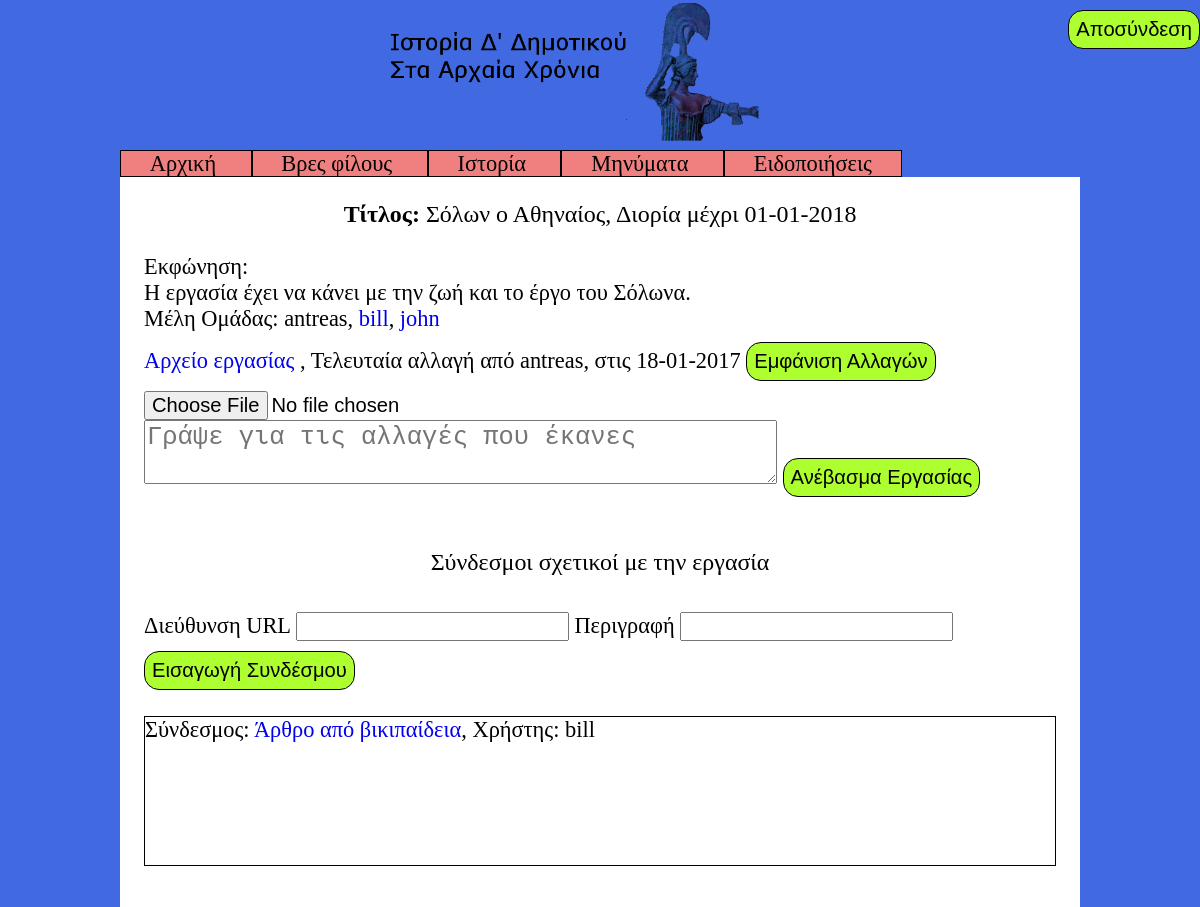
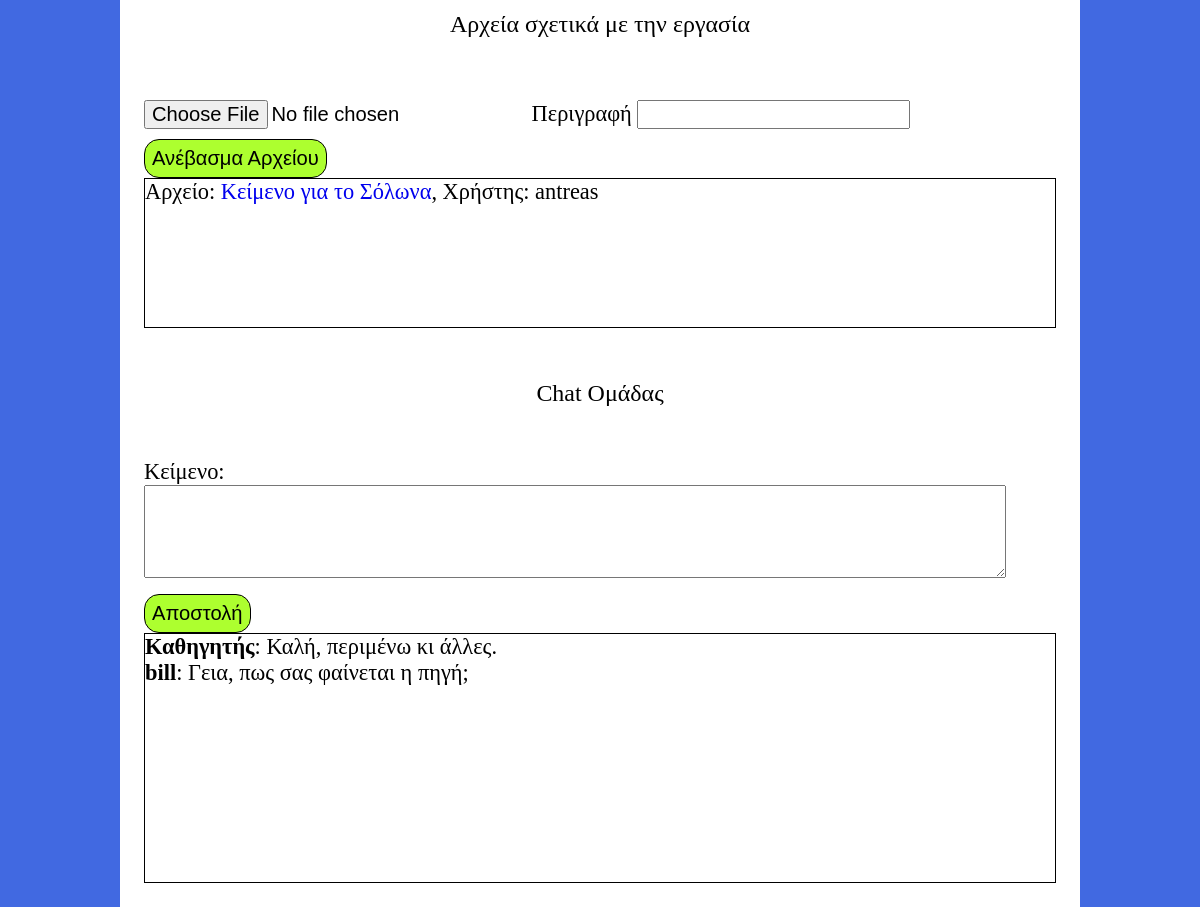
Screenshot of /code/learner/project.php?id=1 (signed in) with the database file from the repository (2 pictures, top to bottom).
### tables this page shows
CREATE TABLE `groups` (
  `project_id` int(4) NOT NULL,
  `user` varchar(20) NOT NULL
);

CREATE TABLE `project` (
  `id` int(4) NOT NULL,
  `title` varchar(50) NOT NULL,
  `description` text NOT NULL,
  `deadline` date NOT NULL,
  `document` tinyint(1) NOT NULL DEFAULT '0',
  `grade` int(1) DEFAULT NULL
);

CREATE TABLE `project_change` (
  `id` bigint(20) NOT NULL,
  `project_id` int(4) NOT NULL,
  `user` varchar(20) NOT NULL,
  `change_description` text NOT NULL,
  `date` date NOT NULL
);

CREATE TABLE `link` (
  `id` bigint(20) NOT NULL,
  `project_id` int(4) NOT NULL,
  `user` varchar(20) NOT NULL,
  `url` varchar(200) NOT NULL,
  `description` text NOT NULL
);

CREATE TABLE `source_file` (
  `id` bigint(20) NOT NULL,
  `project_id` int(4) NOT NULL,
  `user` varchar(20) NOT NULL,
  `path` varchar(150) NOT NULL,
  `description` text NOT NULL
);

CREATE TABLE `group_chat` (
  `id` bigint(20) NOT NULL,
  `project_id` int(4) NOT NULL,
  `user` varchar(20) NOT NULL,
  `text` text NOT NULL
);

### code/learner/project.php (the view, shortened to what this page needs)
<!DOCTYPE html>
<html>
<head>
	<link rel="stylesheet" type="text/css" href="lstyles.css" />
</head>
<body>
	<button class="logout" onclick="logout()"> Αποσύνδεση</button>
	<img src="../banner.png" alt="Ιστορία Δ' Δημοτικού Στα Αρχαία Χρόνια" class="banner">
	<div class="menu">
		<span class="menul"> <a href="lhome.php" class="link_to_page"> Αρχική </a> </span>
		<span class="menul"> <a href="find_friend.php" class="link_to_page"> Βρες φίλους </a> </span>
		<span class="menul"> <a href="history.php" class="link_to_page"> Ιστορία </a> </span>
		<span class="menul"> <a href="message.php" class="link_to_page"> Μηνύματα </a> </span>
		<span class="menul"> <a href="notification.php" class="link_to_page"> Ειδοποιήσεις </a> </span>
	</div>
	<div class="main">
<?php
if (isset($_GET["id"])) {
	$id = $_GET["id"];
}
else {
	echo "<script> alert('Κάτι πήγε στραβά.'); location.href = 'history.php'; </script>";
	exit();
}
$link = connect_to_database("../login_register_form.php");
$result = $link->query("SELECT * FROM project INNER JOIN groups ON project.id=groups.project_id WHERE project.id=".$id);
$row_num = mysqli_num_rows($result);
for ($i = 0; $row = mysqli_fetch_array($result, MYSQLI_ASSOC); $i++) {
	$user = $row["user"];
	if ($i == 0) {
		echo "<p class='big center'> <b> Τίτλος: </b> ".$row["title"].", Διορία μέχρι ".date("d-m-Y", strtotime($row["deadline"]))."</p> <br>";
		echo "Εκφώνηση: <br>";
		echo $row["description"]."<br>";
		$result2 = $link->query("SELECT * FROM friendship WHERE user1='".$_SESSION["session_lusername"]."' AND user2='".$user."'");
		if (!empty(mysqli_fetch_array($result2, MYSQLI_ASSOC))) {
			echo "Μέλη Ομάδας: "."<a href='view_profile.php?username=".$user."&friend=1&id=".$id."'>".$user."</a>, ";
		}
		else if ($user == $_SESSION["session_lusername"]) {
			echo "Μέλη Ομάδας: ".$user.", ";
		}
		else {
			echo "Μέλη Ομάδας: "."<a href='view_profile.php?username=".$user."&friend=0&id=".$id."'>".$user."</a>, ";
		}
	}
	else if ($i == $row_num-1) {
		$document = $row["document"];
		$result2 = $link->query("SELECT * FROM friendship WHERE user1='".$_SESSION["session_lusername"]."' AND user2='".$user."'");
		if (!empty(mysqli_fetch_array($result2, MYSQLI_ASSOC))) {
			echo "<a href='view_profile.php?username=".$user."&friend=1&id=".$id."'>".$user."</a>"."<br>";
		}
		else if ($user == $_SESSION["session_lusername"]) {
			echo $user."<br>";
		}
		else {
			echo "<a href='view_profile.php?username=".$user."&friend=0&id=".$id."'>".$user."</a>"."<br>";
		}
		if ($document) {
			echo "<a href='../projects/project_".$id."/project.doc' target='_blank'> Αρχείο εργασίας </a>, ";
		}
		else {
			echo "Δεν έχει ανέβει ακόμα κάποια εργασία";
		}
	}
	else {
		$result2 = $link->query("SELECT * FROM friendship WHERE user1='".$_SESSION["session_lusername"]."' AND user2='".$user."'");
		if (!empty(mysqli_fetch_array($result2, MYSQLI_ASSOC))) {
			echo "<a href='view_profile.php?username=".$user."&friend=1&id=".$id."'>".$user."</a>, ";
		}
	}
}
if ($document) {
	$result = $link->query("SELECT * FROM project_change WHERE project_id=".$id." ORDER BY id DESC LIMIT 1");
	$row = mysqli_fetch_array($result, MYSQLI_ASSOC);
	echo "Τελευταία αλλαγή από ".$row["user"].", στις ".date("d-m-Y", strtotime($row["date"]))." <button id='bchange_description' onclick='show_change_description()'> Εμφάνιση Αλλαγών </button>";
	echo "<br> <div id='change_description' class='not_displayed'>".$row["change_description"]."</div>";
}
?>
		<form method="post" action="upload_project.php?id=<?php echo $id; ?>" enctype="multipart/form-data">
			<input type="file" name="project_document" required /> <br>
			<textarea name="changelog_text" rows="2" cols="40" placeholder="Γράψε για τις αλλαγές που έκανες" required ></textarea>
			<button type="submit"> Ανέβασμα Εργασίας </button>
		</form>
		<br> <br> <p class="big center"> Σύνδεσμοι σχετικοί με την εργασία </p> <br>
		<form method="post" action="insert_link.php?id=<?php echo $id; ?>">
			Διεύθυνση URL <input type="url" name="link" required />
			Περιγραφή <input type="text" name="description" required />
			<button type="submit"> Εισαγωγή Συνδέσμου </button>
		</form> <br>
		<div class="source">
<?php
$result = $link->query("SELECT * FROM link WHERE project_id=".$id." ORDER BY id DESC");
while ($row = mysqli_fetch_array($result, MYSQLI_ASSOC)) {
	if ($row["user"] == PROFESSOR_USERNAME) {
		$user = "Καθηγητής";
	}
	else {
		$user = $row["user"];
	}
	echo "Σύνδεσμος: <a href='".$row["url"]."' target='_blank'>".$row["description"]."</a>, "."Χρήστης: ".$user."<br>";
}
?>
		</div>
		<br> <br> <p class="big center"> Αρχεία σχετικά με την εργασία </p> <br> <br>
		<form method="post" action="upload_source_file.php?id=<?php echo $id; ?>" enctype="multipart/form-data">
			<input type="file" name="file" required />
			Περιγραφή <input type="text" name="description" required />
			<button type="submit"> Ανέβασμα Αρχείου </button>
		</form>
		<div class="source">
<?php
$result = $link->query("SELECT * FROM source_file WHERE project_id=".$id." ORDER BY id DESC");
while ($row = mysqli_fetch_array($result, MYSQLI_ASSOC)) {
	if ($row["user"] == PROFESSOR_USERNAME) {
		$user = "Καθηγητής";
	}
	else {
		$user = $row["user"];
	}
	echo "Αρχείο: <a href='".$row["path"]."' target='_blank'>".$row["description"]."</a>, "."Χρήστης: ".$user."<br>";
}
?>
		</div>
		<br> <br> <p class="big center"> Chat Ομάδας </p> <br> <br>
		<form method="post" action="send_group_message.php?id=<?php echo $id; ?>">
			Κείμενο: <br>
			<textarea id="group_message" name="message_text" rows="3" cols="55" required ></textarea> <br>
			<button type="submit"> Αποστολή </button>
		</form>
		<div class="group_chat">
<?php
$result = $link->query("SELECT * FROM group_chat WHERE project_id=".$id." ORDER BY group_chat.id DESC");
while ($row = mysqli_fetch_array($result, MYSQLI_ASSOC)) {
	if ($row["user"] == PROFESSOR_USERNAME) {
		$user = "Καθηγητής";
	}
	else {
		$user = $row["user"];
	}
	echo "<b>".$user."</b>: ".str_replace("\n", "\n<br>", $row["text"])."<br>";
}
?>
		</div>
	</div>
</body>
</html>

### code/learner/lstyles.css (style rules this page uses)
* { box-sizing: border-box; }
body { background-color: royalblue; font-family: "Verdana"; font-size: 140%; margin: 0; }
p { margin: 0; }
a { text-decoration: none; }
button { background-color: greenyellow; border: 1px solid black; font-size: 90%; padding: 7px; margin-top: 10px; border-radius: 15px; cursor: pointer; }
textarea { font-size: 140%; }
button.logout { float: right; }
img.banner { display: table-cell; margin-left: 32.5%; margin-right: 32.5%; width: 35%; }
input { font-size: 90%; margin-top: 10px; }
div.menu { margin-right: 10%; margin-left: 10%; }
span.menul { border: 1px solid black; padding: 0 3%; background-color: lightcoral; transition: padding 0.5s; }
div.main { background-color: white; padding: 2%; margin-left: 10%; margin-right: 10%; }
.big { font-size: 107%; }
p.center { text-align: center; }
div.source { width: 100%; height: 150px; overflow: scroll; border: 1px solid black; }
div.group_chat { width: 100%; height: 250px; overflow: scroll; border: 1px solid black; }
a.link_to_page { color: black; }

### rows the page displays
groups: project.title "Σόλων ο Αθηναίος", project.deadline "01-01-2018", project.description "Η εργασία έχει να κάνει με την ζωή και το έργο του Σόλωνα.", user "antreas"
groups: user "bill"
groups: user "john"
project_change: user "antreas", date "18-01-2017"
link: description "Άρθρο από βικιπαίδεια", user "bill"
source_file: description "Κείμενο για το Σόλωνα", user "antreas"
group_chat: user "Καθηγητής", text "Καλή, περιμένω κι άλλες."
group_chat: user "bill", text "Γεια, πως σας φαίνεται η πηγή;"
